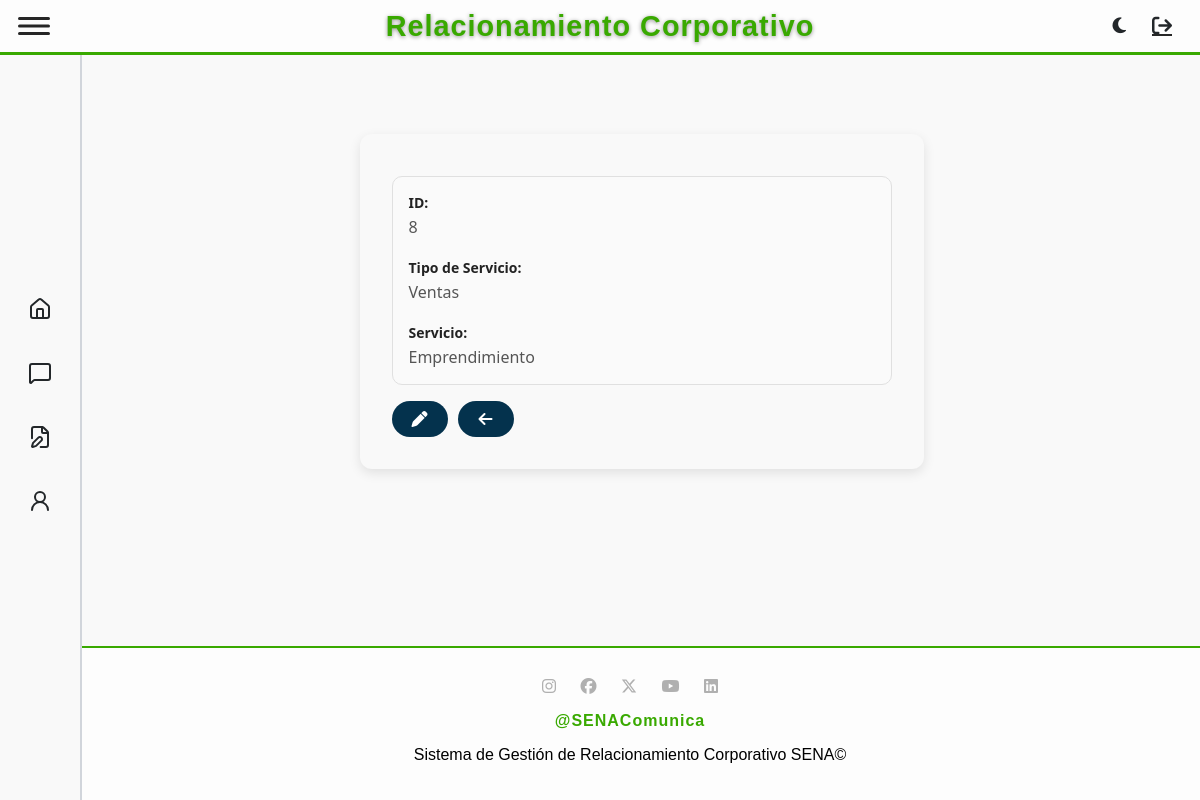
The page /tipoServicio/view/8 (signed in) on the database as committed earlier.
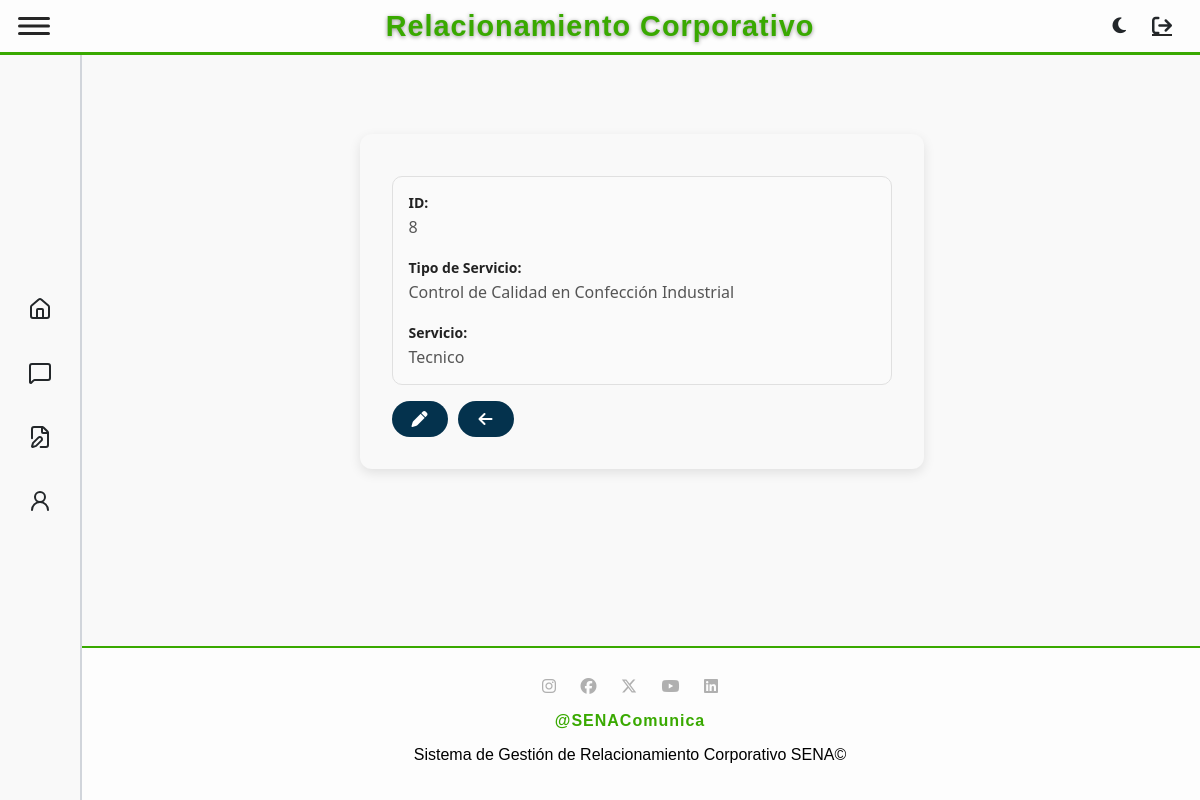
The same page on the database as committed later.
### tables this page shows
CREATE TABLE `tiposervicio` (
  `idTipoServicio` int(11) NOT NULL,
  `TipoServicio` varchar(100) NOT NULL,
  `FKidServicio` int(11) NOT NULL
);

CREATE TABLE `servicio` (
  `idServicio` int(11) NOT NULL,
  `Servicio` varchar(100) NOT NULL,
  `Color` varchar(7) NOT NULL
);

### app/controllers/baseController.php (called while the page is built, shortened)
<?php
class BaseController {
    public $layout = "default";
    public function render(string $view, array $arrayData = null) {
        $layout = MAIN_APP_ROUTE . "../views/layouts/{$this->layout}.php";
        include_once $layout;
    }
}

### app/controllers/tipoServicioController.php (called while the page is built, shortened)
<?php
require_once "baseController.php";
require_once MAIN_APP_ROUTE."../models/TipoServicioModel.php";
class TipoServicioController extends BaseController {
    public function viewTipoServicio($id){
        $tipoServicioObj = new TipoServicioModel();
        $tipoServicioInfo = $tipoServicioObj->getTipoServicio($id);
        $data = [
            "tipoServicio" => $tipoServicioInfo,
            "titulo" => "Ver Tipo de Servicio: ".$tipoServicioInfo->TipoServicio
        ];
        $this->render("tipoServicio/viewOne.php", $data);
    }
}

### app/models/BaseModel.php (called while the page is built, shortened)
<?php
abstract class BaseModel {
    public function __construct() {
        try {
            $options = [
                PDO::ATTR_ERRMODE => PDO::ERRMODE_EXCEPTION,
                PDO::ATTR_DEFAULT_FETCH_MODE => PDO::FETCH_OBJ
            ];
            $dsn = DRIVER.':host='.HOST.';dbname='.DATABASE;
            $this->dbConnection = new PDO($dsn, USERNAME_DB, PASSWORD_DB, $options);
        } catch (PDOException $ex) {
            echo 'Error en la conexión: '.$ex->getMessage();
            exit;
        }
    }
}

### app/models/tipoServicioModel.php (called while the page is built, shortened)
<?php
require_once MAIN_APP_ROUTE."../models/BaseModel.php";
class tipoServicioModel extends BaseModel {
    public function __construct(
        ?int $idTipoServicio = null,
        ?string $TipoServicio = null,
        ?int $FKidServicio = null
    ) {
        $this->table = "tiposervicio";
    }
    public function getTipoServicio($id) {
        try {
            $sql = "SELECT t.*, s.Servicio as NombreServicio
                    FROM $this->table t
                    LEFT JOIN servicio s ON t.FKidServicio = s.idServicio
                    WHERE t.idTipoServicio = :id";
            $statement = $this->dbConnection->prepare($sql);
            $statement->bindParam(":id", $id, PDO::PARAM_INT);
            $statement->execute();
            return $statement->fetch(PDO::FETCH_OBJ);
        } catch (PDOException $e) {
            echo "Error al obtener tipo de servicio: " . $e->getMessage();
        }
    }
}

### app/views/tipoServicio/viewOne.php (the view, shortened to what this page needs)
<div class="data-container">
    <?php if ($tipoServicio): ?>
        <div class="record">
            <div class="field">
                <strong>ID:</strong>
                <span><?php echo $tipoServicio->idTipoServicio ?></span>
            </div>
            <div class="field">
                <strong>Tipo de Servicio:</strong>
                <span><?php echo $tipoServicio->TipoServicio ?></span>
            </div>
            <div class="field">
                <strong>Servicio:</strong>
                <span><?php echo $tipoServicio->NombreServicio ?></span>
            </div>
        </div>
        <div class="buttons">
            <a href="/tipoServicio/edit/<?php echo $tipoServicio->idTipoServicio ?>" title="Editar"><i class="fas fa-pen"></i></a>
            <a href="/tipoServicio/view" title="Volver"><i class="fas fa-arrow-left"></i></a>
        </div>
    <?php else: ?>
        <p>Tipo de servicio no encontrado</p>
        <a href="/tipoServicio/view" class="btn btn-secondary"><i class="fas fa-arrow-left"></i> Volver</a>
    <?php endif; ?>
</div>

Rows that differ between the two databases and show on the page:
changed tiposervicio id 8: TipoServicio "Ventas" → "Control de Calidad en Confección Industrial"; FKidServicio.Servicio "Emprendimiento" → "Tecnico"
